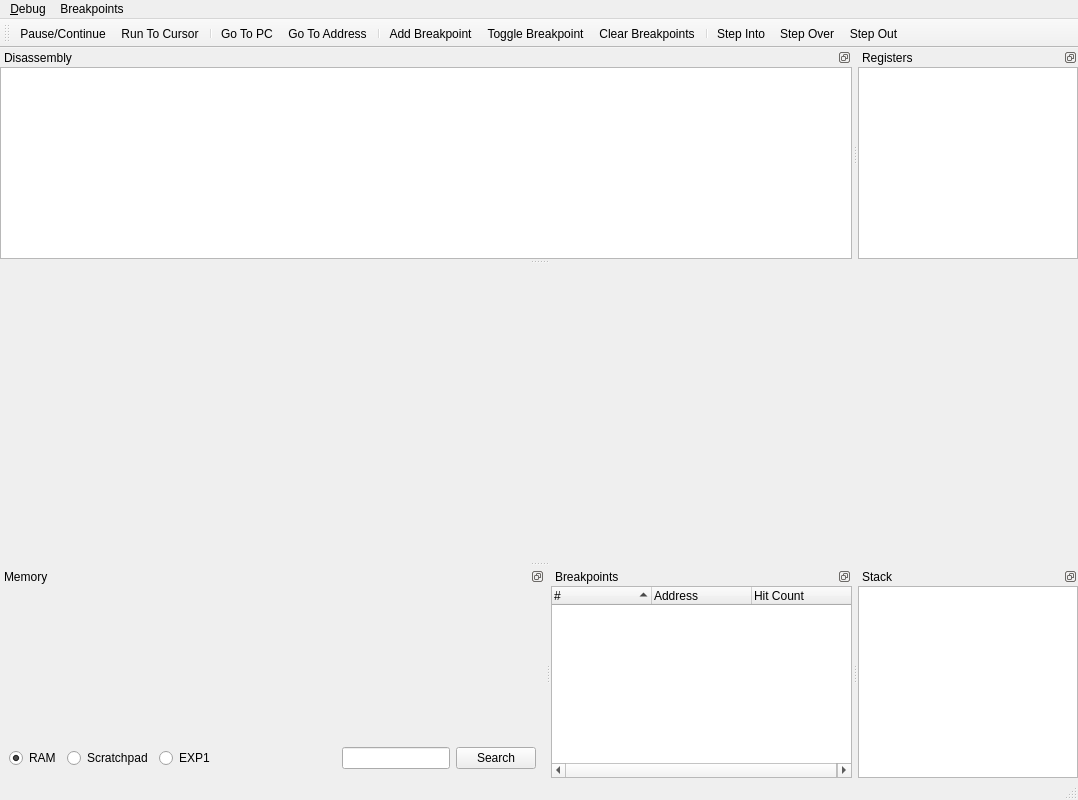
<?xml version="1.0" encoding="UTF-8"?>
<ui version="4.0">
 <class>DebuggerWindow</class>
 <widget class="QMainWindow" name="DebuggerWindow">
  <property name="geometry">
   <rect>
    <x>0</x>
    <y>0</y>
    <width>1078</width>
    <height>800</height>
   </rect>
  </property>
  <property name="windowTitle">
   <string>CPU Debugger</string>
  </property>
  <property name="dockNestingEnabled">
   <bool>true</bool>
  </property>
  <widget class="QWidget" name="centralwidget"/>
  <widget class="QMenuBar" name="menubar">
   <property name="geometry">
    <rect>
     <x>0</x>
     <y>0</y>
     <width>1078</width>
     <height>21</height>
    </rect>
   </property>
   <widget class="QMenu" name="menu_Debugger">
    <property name="title">
     <string>&amp;Debug</string>
    </property>
    <addaction name="actionPause"/>
    <addaction name="actionRunToCursor"/>
    <addaction name="separator"/>
    <addaction name="actionGoToPC"/>
    <addaction name="actionGoToAddress"/>
    <addaction name="separator"/>
    <addaction name="actionStepInto"/>
    <addaction name="actionStepOver"/>
    <addaction name="actionStepOut"/>
    <addaction name="separator"/>
    <addaction name="actionClose"/>
   </widget>
   <widget class="QMenu" name="menuBreakpoints">
    <property name="title">
     <string>Breakpoints</string>
    </property>
    <addaction name="actionAddBreakpoint"/>
    <addaction name="actionToggleBreakpoint"/>
    <addaction name="actionClearBreakpoints"/>
   </widget>
   <addaction name="menu_Debugger"/>
   <addaction name="menuBreakpoints"/>
  </widget>
  <widget class="QStatusBar" name="statusbar"/>
  <widget class="QToolBar" name="toolBar">
   <property name="windowTitle">
    <string>toolBar</string>
   </property>
   <attribute name="toolBarArea">
    <enum>TopToolBarArea</enum>
   </attribute>
   <attribute name="toolBarBreak">
    <bool>false</bool>
   </attribute>
   <addaction name="actionPause"/>
   <addaction name="actionRunToCursor"/>
   <addaction name="separator"/>
   <addaction name="actionGoToPC"/>
   <addaction name="actionGoToAddress"/>
   <addaction name="separator"/>
   <addaction name="actionAddBreakpoint"/>
   <addaction name="actionToggleBreakpoint"/>
   <addaction name="actionClearBreakpoints"/>
   <addaction name="separator"/>
   <addaction name="actionStepInto"/>
   <addaction name="actionStepOver"/>
   <addaction name="actionStepOut"/>
  </widget>
  <widget class="QDockWidget" name="dockWidget_2">
   <property name="features">
    <set>QDockWidget::DockWidgetFloatable|QDockWidget::DockWidgetMovable</set>
   </property>
   <property name="windowTitle">
    <string>Disassembly</string>
   </property>
   <attribute name="dockWidgetArea">
    <number>4</number>
   </attribute>
   <widget class="QTreeView" name="codeView">
    <property name="sizePolicy">
     <sizepolicy hsizetype="Expanding" vsizetype="Expanding">
      <horstretch>0</horstretch>
      <verstretch>0</verstretch>
     </sizepolicy>
    </property>
    <attribute name="headerVisible">
     <bool>false</bool>
    </attribute>
   </widget>
  </widget>
  <widget class="QDockWidget" name="dockWidget_3">
   <property name="features">
    <set>QDockWidget::DockWidgetFloatable|QDockWidget::DockWidgetMovable</set>
   </property>
   <property name="windowTitle">
    <string>Registers</string>
   </property>
   <attribute name="dockWidgetArea">
    <number>4</number>
   </attribute>
   <widget class="QTreeView" name="registerView">
    <property name="sizePolicy">
     <sizepolicy hsizetype="Expanding" vsizetype="Expanding">
      <horstretch>0</horstretch>
      <verstretch>0</verstretch>
     </sizepolicy>
    </property>
    <property name="maximumSize">
     <size>
      <width>220</width>
      <height>16777215</height>
     </size>
    </property>
   </widget>
  </widget>
  <widget class="QDockWidget" name="dockWidget">
   <property name="features">
    <set>QDockWidget::DockWidgetFloatable|QDockWidget::DockWidgetMovable</set>
   </property>
   <property name="windowTitle">
    <string>Memory</string>
   </property>
   <attribute name="dockWidgetArea">
    <number>8</number>
   </attribute>
   <widget class="QWidget" name="dockWidgetContents_3">
    <layout class="QVBoxLayout" name="verticalLayout">
     <item>
      <widget class="MemoryViewWidget" name="memoryView" native="true">
       <property name="sizePolicy">
        <sizepolicy hsizetype="Preferred" vsizetype="Expanding">
         <horstretch>0</horstretch>
         <verstretch>0</verstretch>
        </sizepolicy>
       </property>
      </widget>
     </item>
     <item>
      <layout class="QHBoxLayout" name="horizontalLayout">
       <item>
        <widget class="QRadioButton" name="memoryRegionRAM">
         <property name="text">
          <string>RAM</string>
         </property>
         <property name="checked">
          <bool>true</bool>
         </property>
        </widget>
       </item>
       <item>
        <widget class="QRadioButton" name="memoryRegionScratchpad">
         <property name="text">
          <string>Scratchpad</string>
         </property>
        </widget>
       </item>
       <item>
        <widget class="QRadioButton" name="memoryRegionEXP1">
         <property name="text">
          <string>EXP1</string>
         </property>
        </widget>
       </item>
       <item>
        <spacer name="horizontalSpacer">
         <property name="orientation">
          <enum>Qt::Horizontal</enum>
         </property>
         <property name="sizeHint" stdset="0">
          <size>
           <width>40</width>
           <height>20</height>
          </size>
         </property>
        </spacer>
       </item>
       <item>
        <layout class="QHBoxLayout" name="horizontalLayout_2">
         <item>
          <widget class="QLineEdit" name="memorySearchString"/>
         </item>
         <item>
          <widget class="QPushButton" name="memorySearch">
           <property name="text">
            <string>Search</string>
           </property>
          </widget>
         </item>
        </layout>
       </item>
      </layout>
     </item>
    </layout>
   </widget>
  </widget>
  <widget class="QDockWidget" name="dockWidget_5">
   <property name="features">
    <set>QDockWidget::DockWidgetFloatable|QDockWidget::DockWidgetMovable</set>
   </property>
   <property name="windowTitle">
    <string>Breakpoints</string>
   </property>
   <attribute name="dockWidgetArea">
    <number>8</number>
   </attribute>
   <widget class="QTreeWidget" name="breakpointsWidget">
    <property name="selectionMode">
     <enum>QAbstractItemView::SingleSelection</enum>
    </property>
    <property name="selectionBehavior">
     <enum>QAbstractItemView::SelectRows</enum>
    </property>
    <property name="sortingEnabled">
     <bool>true</bool>
    </property>
    <attribute name="headerMinimumSectionSize">
     <number>20</number>
    </attribute>
    <column>
     <property name="text">
      <string>#</string>
     </property>
    </column>
    <column>
     <property name="text">
      <string>Address</string>
     </property>
    </column>
    <column>
     <property name="text">
      <string>Hit Count</string>
     </property>
    </column>
   </widget>
  </widget>
  <widget class="QDockWidget" name="dockWidget_4">
   <property name="features">
    <set>QDockWidget::DockWidgetFloatable|QDockWidget::DockWidgetMovable</set>
   </property>
   <property name="windowTitle">
    <string>Stack</string>
   </property>
   <attribute name="dockWidgetArea">
    <number>8</number>
   </attribute>
   <widget class="QTreeView" name="stackView">
    <property name="maximumSize">
     <size>
      <width>220</width>
      <height>16777215</height>
     </size>
    </property>
   </widget>
  </widget>
  <action name="actionPause">
   <property name="checkable">
    <bool>true</bool>
   </property>
   <property name="icon">
    <iconset resource="resources/resources.qrc">
     <normaloff>:/icons/media-playback-pause.png</normaloff>:/icons/media-playback-pause.png</iconset>
   </property>
   <property name="text">
    <string>Pause/Continue</string>
   </property>
   <property name="shortcut">
    <string>F5</string>
   </property>
  </action>
  <action name="actionStepInto">
   <property name="icon">
    <iconset resource="resources/resources.qrc">
     <normaloff>:/icons/debug-step-into-instruction.png</normaloff>:/icons/debug-step-into-instruction.png</iconset>
   </property>
   <property name="text">
    <string>Step Into</string>
   </property>
   <property name="shortcut">
    <string>F11</string>
   </property>
  </action>
  <action name="actionStepOver">
   <property name="icon">
    <iconset resource="resources/resources.qrc">
     <normaloff>:/icons/debug-step-over.png</normaloff>:/icons/debug-step-over.png</iconset>
   </property>
   <property name="text">
    <string>Step Over</string>
   </property>
   <property name="shortcut">
    <string>F10</string>
   </property>
  </action>
  <action name="actionToggleBreakpoint">
   <property name="icon">
    <iconset resource="resources/resources.qrc">
     <normaloff>:/icons/media-record@2x.png</normaloff>:/icons/media-record@2x.png</iconset>
   </property>
   <property name="text">
    <string>Toggle Breakpoint</string>
   </property>
   <property name="shortcut">
    <string>F9</string>
   </property>
  </action>
  <action name="actionClose">
   <property name="text">
    <string>&amp;Close</string>
   </property>
  </action>
  <action name="actionStepOut">
   <property name="icon">
    <iconset resource="resources/resources.qrc">
     <normaloff>:/icons/debug-step-out.png</normaloff>:/icons/debug-step-out.png</iconset>
   </property>
   <property name="text">
    <string>Step Out</string>
   </property>
   <property name="shortcut">
    <string>Ctrl+F11</string>
   </property>
  </action>
  <action name="actionRunToCursor">
   <property name="icon">
    <iconset resource="resources/resources.qrc">
     <normaloff>:/icons/debug-run-cursor.png</normaloff>:/icons/debug-run-cursor.png</iconset>
   </property>
   <property name="text">
    <string>Run To Cursor</string>
   </property>
   <property name="shortcut">
    <string>Ctrl+F10</string>
   </property>
  </action>
  <action name="actionClearBreakpoints">
   <property name="icon">
    <iconset resource="resources/resources.qrc">
     <normaloff>:/icons/edit-clear-16.png</normaloff>:/icons/edit-clear-16.png</iconset>
   </property>
   <property name="text">
    <string>Clear Breakpoints</string>
   </property>
   <property name="shortcut">
    <string>Ctrl+Del</string>
   </property>
  </action>
  <action name="actionAddBreakpoint">
   <property name="icon">
    <iconset resource="resources/resources.qrc">
     <normaloff>:/icons/list-add.png</normaloff>:/icons/list-add.png</iconset>
   </property>
   <property name="text">
    <string>Add Breakpoint</string>
   </property>
   <property name="shortcut">
    <string>Ctrl+F9</string>
   </property>
  </action>
  <action name="actionGoToPC">
   <property name="icon">
    <iconset resource="resources/resources.qrc">
     <normaloff>:/icons/document-open.png</normaloff>:/icons/document-open.png</iconset>
   </property>
   <property name="text">
    <string>Go To PC</string>
   </property>
   <property name="shortcut">
    <string>Ctrl+P</string>
   </property>
  </action>
  <action name="actionGoToAddress">
   <property name="icon">
    <iconset resource="resources/resources.qrc">
     <normaloff>:/icons/applications-system.png</normaloff>:/icons/applications-system.png</iconset>
   </property>
   <property name="text">
    <string>Go To Address</string>
   </property>
   <property name="shortcut">
    <string>Ctrl+G</string>
   </property>
  </action>
 </widget>
 <customwidgets>
  <customwidget>
   <class>MemoryViewWidget</class>
   <extends>QWidget</extends>
   <header>duckstation-qt/memoryviewwidget.h</header>
   <container>1</container>
  </customwidget>
 </customwidgets>
 <resources>
  <include location="resources/resources.qrc"/>
 </resources>
 <connections/>
</ui>
